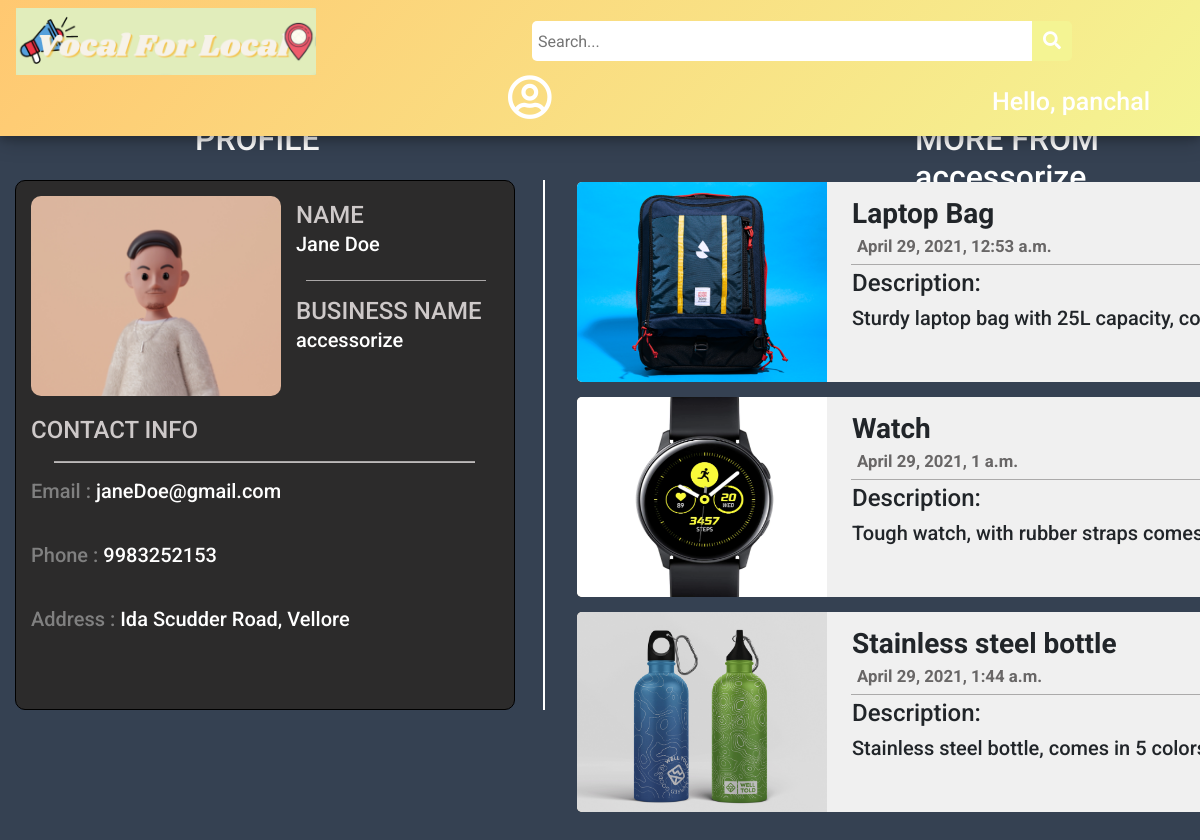
Page /accessorize (signed in) on the committed database.
### main/models.py (models this page shows)
class Customer(models.Model):
    id = models.IntegerField(primary_key=True, null=False)
    name = models.CharField(max_length=100, null=True)
    phone = models.CharField(max_length=10, null=True)
    email = models.CharField(max_length=50, null=True)
    state = models.CharField(max_length=20, null=True)
    postal_code = models.IntegerField(null=True)
    city = models.CharField(max_length=20, null=True)
    address = models.CharField(max_length=100, null=True)
    business_name = models.CharField(max_length=50,null=True)
    date_created = models.DateTimeField(auto_now_add=True, null=True)
    def __str__(self):
	    return self.name

class Post(models.Model):
    p_id = models.IntegerField(primary_key=True, null=False)
    name = models.CharField(max_length=50,null=True)
    description = models.CharField(max_length=1000, null=True)
    photo = models.ImageField(upload_to="images/",null=True,verbose_name="")
    owner = models.ForeignKey(Customer, null=True, on_delete= models.CASCADE)
    date_created = models.DateTimeField(auto_now_add=True, null=True)
    category = models.CharField(max_length=100, null=True)
    availability = models.CharField(max_length=20, null=True)
    location = models.CharField(max_length=50, null=True)
    business_name = models.CharField(max_length=50,null=True)
    price = models.IntegerField(null=True)
    def __str__(self):
	    return self.name
    @property
    def imageURL(self):
        try:
            url = self.photo.url
        except :
            url = ''
        return url

### main/views.py (the view)
# urls.py: path('<str:business>',views.viewProfile,name="viewProfile"),
def viewProfile(request,business):
	try:
		c = Customer.objects.get(business_name = business)
	except Customer.DoesNotExist:
		raise Http404("No such Business is currently registered with VFL.")
	posts = Post.objects.filter(owner = c)
	print(c)
	print(posts)
	context = {"c":c,"posts":posts}
	return render(request,'main/viewProfile.html',context)

### main/templates/main/viewProfile.html (shortened to what this page needs)
{% load static %}
<!DOCTYPE html>
<html lang="en">
<head>
    <link rel="stylesheet" href="https://use.fontawesome.com/releases/v5.6.1/css/all.css"
 />
    <link rel="stylesheet" href="https://cdn.jsdelivr.net/npm/bootstrap@4.6.0/dist/css/bootstrap.min.css">
    <link rel="stylesheet" href="{%static '/css/viewProfile.css' %}">
</head>
<body style="background-color: rgb(53, 65, 82);">
    <div class="topnav">
        <a class="active" href="{% url 'home' %}">
          <img id="logo" src="{% static 'images/logo_final.png' %}" alt="VocalForLocal" />
        </a>
        <div class="search">
          <input type="text" placeholder=" Search..." name="key" id="search-placeholder" />
          <button id="srch" type="submit" onclick="validatePlaceHolder(this)">
            <i class="fa fa-search" style="font-size: 18px"> </i>
          </button>
        </div>
        <span class="hello-msg">
          Hello, {% if user.is_authenticated %} {{request.user}} {% else %} User
          {% endif %}
        </span>
        <a class="nav-link dropdown-toggle" href="#" id="navbarDropdown" role="button" data-bs-toggle="dropdown" aria-expanded="false"          style="margin-left: 160px;">
          <i class="far fa-user-circle" style="color:white; font-size: 45px;"></i>
        </a>
      </div>
      <div class="container-fluid">
          <h2 id="heading">
              PROFILE
          </h2>
          <div id="profile-container">
              <div id="profileinfo">
                <div id="icon">
                    <img id="profile-logo" src="{% static 'images/profile_icon1.PNG' %}" alt="profile-logo">
                </div>
                <div id="details">
                    <h4 style="margin-bottom: 2px; color: rgb(206, 201, 201);">
                        NAME
                    </h4>
                    <h5>
                        {{c.name}}
                    </h5>
                    <hr style="width:90%; background-color: rgb(189, 186, 186);">
                    <h4 style="margin-bottom: 2px; color: rgb(206, 201, 201);">
                        BUSINESS NAME
                    </h4>
                    <h5>
                        {{c.business_name}}
                    </h5>
                </div>
                <div id="contact">
                    <h4 style="color: rgb(206, 201, 201); margin-bottom: 3px;">
                        CONTACT INFO
                    </h4>
                    <hr style="width:90%; background-color: rgb(189, 186, 186);height: 1px;">
                    <h5>
                        <h5 style="color: grey;">Email : <span style="color: white;">{{c.email}}</span></h5>
                    </h5>
                    <br>
                    <h5>
                        <h5 style="color: grey;">Phone : <span style="color: white">{{c.phone}}</span></h5>
                    </h5>
                    <br>
                    <h5>
                        <h5 style="color: grey;">Address : <span style="color: white">{{c.address}}</span></h5>
                    </h5>
                </div>
              </div>
          </div>
          <h2 id="heading1">
            MORE FROM {{c.business_name}}
          </h2>
          <div id="card">
            {% for p in posts %}
            <div class="card-individual">
                <div id="card-info">
                  <a href="{% url 'viewPost' business=p.business_name name=p.name %}" style="text-decoration: none;"><img src="{{p.imageURL}}" alt="" style="width: 250px;height: 200px; background-position: center; background-size: cover; background-repeat: no-repeat; border-bottom-left-radius: 5px; border-top-left-radius: 5px; ">
                  </a>
                </div>
                <div id="product-info">
                    <h3 style="margin-left: 5px;font-weight: bold;">
                        {{p.name}}<span class="price" style = "float: right; margin-right: 50px;">&#8377;{{p.price}}</span>
                        <p style="font-size:0.6em; color: rgb(104, 102, 102); margin: 5px;">{{p.date_created}}</p>
                    </h3>
                    <hr style="width:95%; margin: 4px 4px; background-color: rgb(190, 189, 189);">
                    <h4 style="margin-left: 5px;">
                        Description:
                        <h5 style="overflow-y: scroll; margin-left: 5px; height: 70px;">
                            {{p.description}}
                        </h5>
                    </h4>
                </div>
            </div>
            {% endfor %}
          </div>
      </div>
</body>
</html>

### static/css/viewProfile.css (style rules this page uses)
body { font-family: 'Roboto',sans-serif ; }
.hello-msg { position: relative; float: right; font: verdana; font-weight: 500; font-size: 25px; color: #fff; margin-right: 50px; margin-top: 22px; text-align: center; }
.topnav { background: linear-gradient(311deg, #f4f493, #ffc871); overflow: visible; box-shadow: 0 4px 8px 0 rgba(0, 0, 0, 0.2), 0 6px 20px 0 rgba(0, 0, 0, 0.19); position: fixed; top: 0; width: 100%; z-index: 3; }
.topnav a { float: left; padding: 14px 16px; text-decoration: none; font-size: 17px; }
.topnav a.active { color: rgb(255, 102, 0); text-shadow: 2px 2px 7px #ebab4a; transition: all 0.8s; border-radius: 10px; }
.search input[type="text"] { width: 500px; height: 40px; border-top-left-radius: 5px; border-bottom-left-radius: 5px; border: none; margin-top: 20px; background-color: #ffff; }
.search { float: left; margin-left: 200px; margin-top: 1px; }
#srch { transition: all 0.5s; }
.search button { height: 40px; width: 40px; background-color: #f4f493; color: #ffff; border-top-right-radius: 5px; border-bottom-right-radius: 5px; float: right; margin-top: 20px; padding: 5px 10px; margin-right: 16px; font-size: 12px; border: none; cursor: pointer; }
#logo { width: 300px; height: 100%; overflow: hidden; margin-top: -6px; }
.dropdown-toggle::after { display: none; }
.dropdown-toggle { transition: all 0.8s; }
#profile-container { position: fixed; margin-top:180px; width: 530px; height: 530px; border-right: solid 2px white; }
#profileinfo { background-color: #2c2b2b; position: fixed; width: 500px; height: 530px; border-radius: 10px; padding:15px; border: solid 0.5px black; transition: all 0.5s; }
#heading { position:fixed; color: white; margin-left: 180px; margin-top: 120px; }
#heading1 { position:fixed; color: white; margin-left: 900px; margin-top: 120px; }
#card { position: fixed; margin-left: 550px; margin-top: 180px; width: 950px; height: 100%; background-color: none; border-radius: 5px; padding: 2px; display: flex; flex-direction: row; flex-wrap: wrap; overflow-y: auto; }
.card-individual { position: relative; background-color: rgb(240, 240, 240) ; margin-bottom: 15px; margin-left: 10px; width: 940px; height: 200px; border-radius: 7px; transition: all 0.5s; }
.card-individual:last-child { margin-bottom: 250px; }
#icon { width: 250px; height: 200px; position: absolute; }
#profile-logo { width: 250px; height: 200px; background-position: center; background-size: cover; background-repeat: no-repeat; border-radius: 10px; }
#details { padding: 5px; width: 210px; height: 200px; position: absolute; margin-left: 260px; display: flex; flex-direction: column; flex-wrap: wrap; color: white; }
#contact { position: absolute; margin-top: 220px; color: white; width: 467px; height: 110px; }
#card-info { width: 250px; height: 200px; background-color: blanchedalmond; position: absolute; border-radius: 5px; }
#product-info { width: 650px; height: 170px; position: absolute; margin-left: 270px; margin-top: 15px; }

### rows in the picture
Customer: name "Jane Doe", business_name "accessorize", email "janeDoe@gmail.com", phone "9983252153", address "Ida Scudder Road, Vellore"
Post: imageURL (picture), name "Laptop Bag", date_created "April 29, 2021, 12:53 a.m.", description "Sturdy laptop bag with 25L capacity,…"
Post: imageURL (picture), name "Watch", date_created "April 29, 2021, 1 a.m.", description "Tough watch, with rubber straps…"
Post: imageURL (picture), name "Stainless steel bottle", date_created "April 29, 2021, 1:44 a.m.", description "Stainless steel bottle, comes in 5…"

### other values in the picture
{{ request.user }} "panchal"
